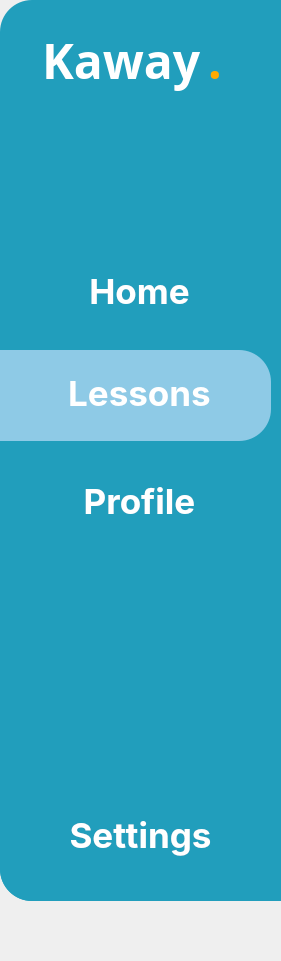
    <widget class="QWidget" name="SideTab" native="true">
     <property name="geometry">
      <rect>
       <x>0</x>
       <y>0</y>
       <width>281</width>
       <height>961</height>
      </rect>
     </property>
     <widget class="QFrame" name="SideTabFrame">
      <property name="geometry">
       <rect>
        <x>0</x>
        <y>0</y>
        <width>291</width>
        <height>901</height>
       </rect>
      </property>
      <property name="styleSheet">
       <string notr="true">background-color: rgb(33, 158, 188);
border-top-left-radius: 32px;
border-bottom-left-radius: 32px;</string>
      </property>
      <property name="frameShape">
       <enum>QFrame::StyledPanel</enum>
      </property>
      <property name="frameShadow">
       <enum>QFrame::Raised</enum>
      </property>
      <widget class="QPushButton" name="Lessons">
       <property name="geometry">
        <rect>
         <x>0</x>
         <y>372</y>
         <width>279</width>
         <height>42</height>
        </rect>
       </property>
       <property name="font">
        <font>
         <family>Inter</family>
         <pointsize>26</pointsize>
         <bold>true</bold>
        </font>
       </property>
       <property name="styleSheet">
        <string notr="true">color:rgb(255, 255, 255);
background-color: rgba(255, 255, 255, 0);</string>
       </property>
       <property name="text">
        <string>Lessons</string>
       </property>
       <property name="icon">
        <iconset>
         <normaloff>../linear/note-2.svg</normaloff>../linear/note-2.svg</iconset>
       </property>
       <property name="iconSize">
        <size>
         <width>40</width>
         <height>40</height>
        </size>
       </property>
      </widget>
      <widget class="QFrame" name="frame">
       <property name="geometry">
        <rect>
         <x>0</x>
         <y>350</y>
         <width>271</width>
         <height>91</height>
        </rect>
       </property>
       <property name="styleSheet">
        <string notr="true">background-color: rgb(142, 202, 230);
border-top-left-radius: 0px;
border-bottom-left-radius: 0px;
border-top-right-radius: 32px;
border-bottom-right-radius: 32px;</string>
       </property>
       <property name="frameShape">
        <enum>QFrame::StyledPanel</enum>
       </property>
       <property name="frameShadow">
        <enum>QFrame::Raised</enum>
       </property>
      </widget>
      <widget class="QWidget" name="verticalLayoutWidget">
       <property name="geometry">
        <rect>
         <x>0</x>
         <y>770</y>
         <width>281</width>
         <height>131</height>
        </rect>
       </property>
       <layout class="QVBoxLayout" name="verticalLayout">
        <item>
         <widget class="QPushButton" name="Settings">
          <property name="font">
           <font>
            <family>Inter</family>
            <pointsize>26</pointsize>
            <bold>true</bold>
           </font>
          </property>
          <property name="styleSheet">
           <string notr="true">color:rgb(255, 255, 255)</string>
          </property>
          <property name="text">
           <string>Settings</string>
          </property>
          <property name="icon">
           <iconset>
            <normaloff>../linear/setting-3.svg</normaloff>../linear/setting-3.svg</iconset>
          </property>
          <property name="iconSize">
           <size>
            <width>35</width>
            <height>35</height>
           </size>
          </property>
         </widget>
        </item>
       </layout>
      </widget>
      <widget class="QWidget" name="horizontalLayoutWidget">
       <property name="geometry">
        <rect>
         <x>42</x>
         <y>20</y>
         <width>241</width>
         <height>80</height>
        </rect>
       </property>
       <layout class="QHBoxLayout" name="horizontalLayout">
        <item>
         <widget class="QLabel" name="Kaway">
          <property name="font">
           <font>
            <family>Poppins</family>
            <pointsize>36</pointsize>
            <bold>true</bold>
           </font>
          </property>
          <property name="styleSheet">
           <string notr="true">color:rgb(255, 255, 255)</string>
          </property>
          <property name="text">
           <string>Kaway</string>
          </property>
         </widget>
        </item>
        <item>
         <widget class="QLabel" name="Dot">
          <property name="font">
           <font>
            <family>Poppins</family>
            <pointsize>36</pointsize>
            <bold>true</bold>
           </font>
          </property>
          <property name="styleSheet">
           <string notr="true">color: rgb(255, 170, 0);</string>
          </property>
          <property name="text">
           <string>.</string>
          </property>
         </widget>
        </item>
       </layout>
      </widget>
      <widget class="QPushButton" name="Profile">
       <property name="geometry">
        <rect>
         <x>0</x>
         <y>480</y>
         <width>279</width>
         <height>42</height>
        </rect>
       </property>
       <property name="font">
        <font>
         <family>Inter</family>
         <pointsize>26</pointsize>
         <bold>true</bold>
        </font>
       </property>
       <property name="styleSheet">
        <string notr="true">color:rgb(255, 255, 255)</string>
       </property>
       <property name="text">
        <string>Profile</string>
       </property>
       <property name="icon">
        <iconset>
         <normaloff>../linear/user-square.svg</normaloff>../linear/user-square.svg</iconset>
       </property>
       <property name="iconSize">
        <size>
         <width>35</width>
         <height>35</height>
        </size>
       </property>
      </widget>
      <widget class="QPushButton" name="Home">
       <property name="geometry">
        <rect>
         <x>0</x>
         <y>270</y>
         <width>279</width>
         <height>42</height>
        </rect>
       </property>
       <property name="font">
        <font>
         <family>Inter</family>
         <pointsize>26</pointsize>
         <bold>true</bold>
        </font>
       </property>
       <property name="layoutDirection">
        <enum>Qt::LeftToRight</enum>
       </property>
       <property name="autoFillBackground">
        <bool>false</bool>
       </property>
       <property name="styleSheet">
        <string notr="true">color:rgb(255, 255, 255);
background-color: rgba(255, 255, 255, 0)</string>
       </property>
       <property name="text">
        <string>Home</string>
       </property>
       <property name="icon">
        <iconset>
         <normaloff>../linear/element-3.png</normaloff>../linear/element-3.png</iconset>
       </property>
       <property name="iconSize">
        <size>
         <width>30</width>
         <height>30</height>
        </size>
       </property>
      </widget>
      <zorder>frame</zorder>
      <zorder>Lessons</zorder>
      <zorder>verticalLayoutWidget</zorder>
      <zorder>horizontalLayoutWidget</zorder>
      <zorder>Profile</zorder>
      <zorder>Home</zorder>
     </widget>
    </widget>
